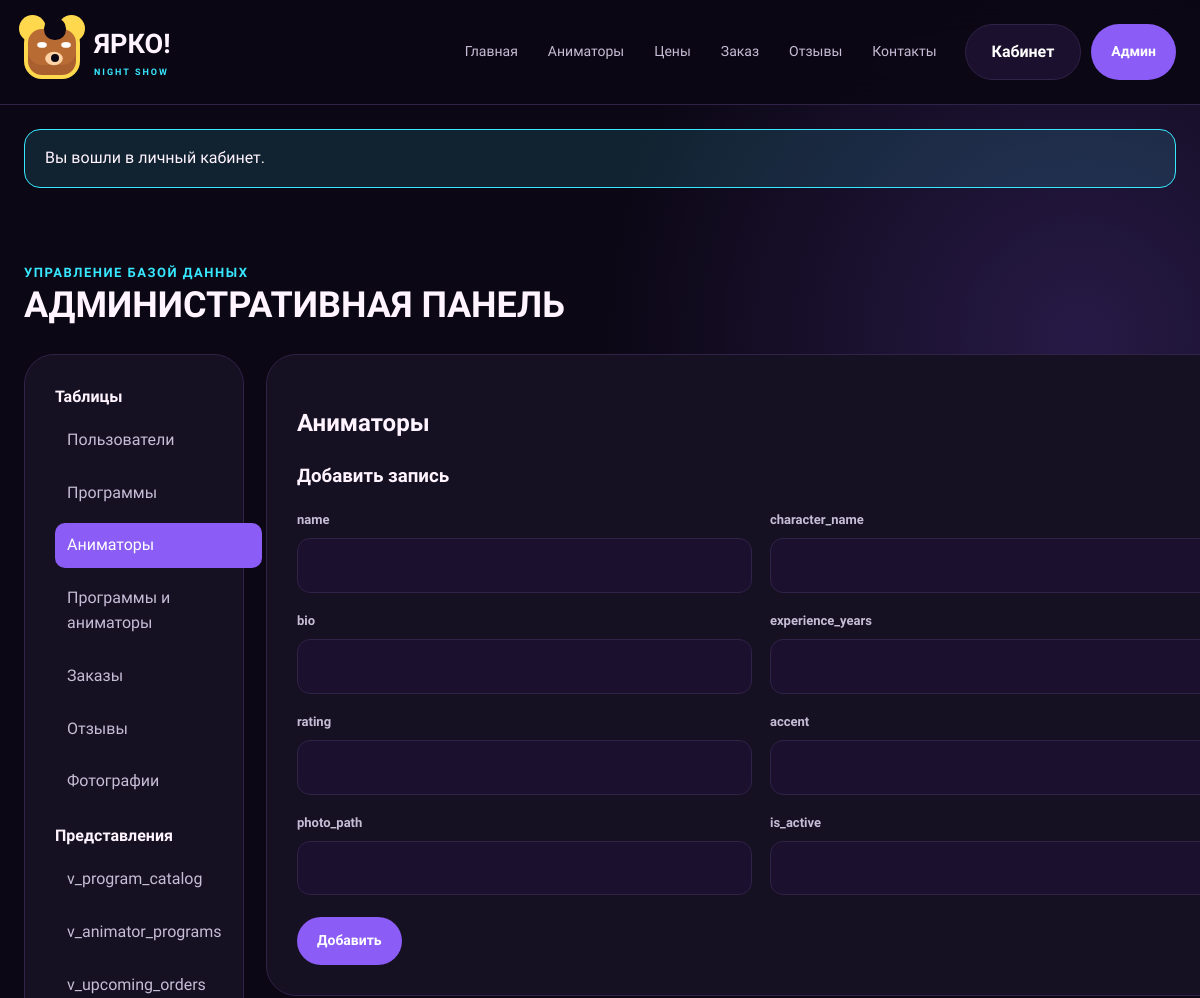
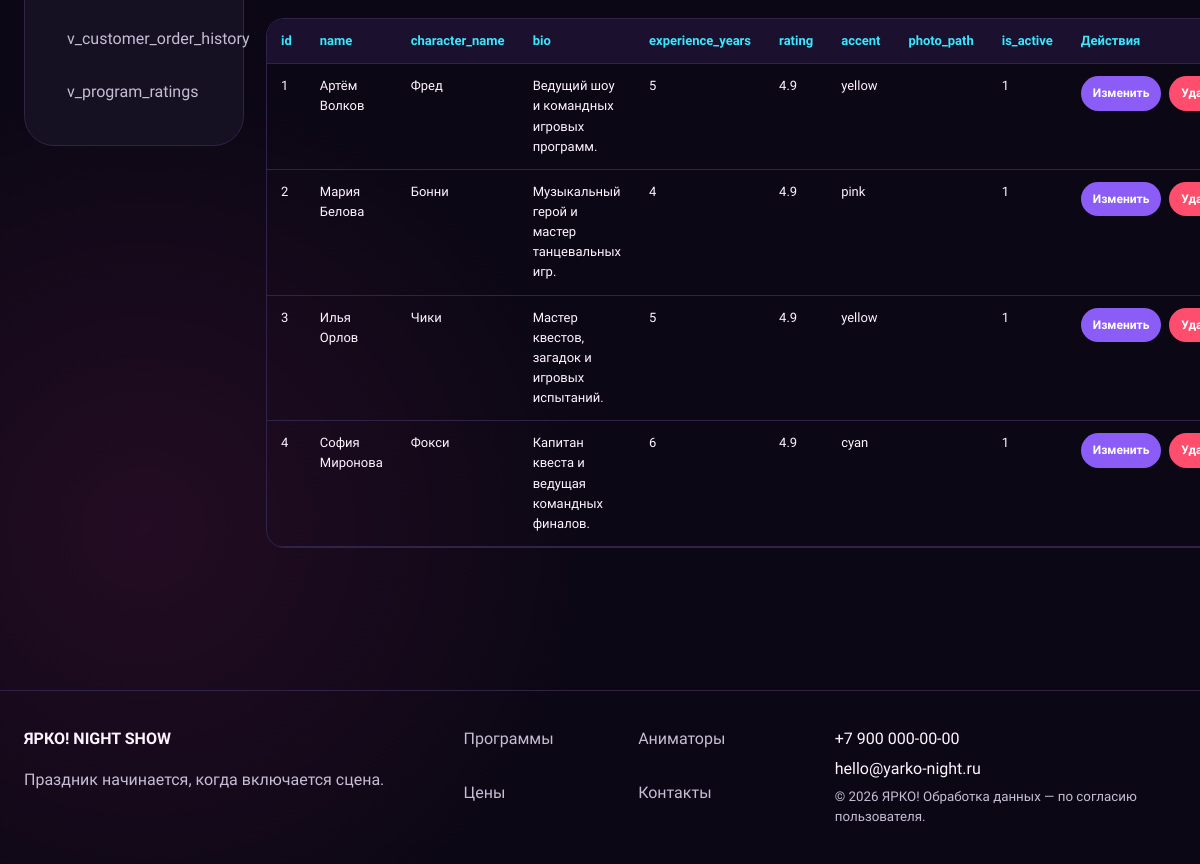
The app's page /admin.php?table=animators (signed in) with its own data (2 pictures, top to bottom).
### tables this page shows
CREATE TABLE animators (
  id INT UNSIGNED AUTO_INCREMENT PRIMARY KEY,
  name VARCHAR(100) NOT NULL,
  character_name VARCHAR(80) NOT NULL,
  bio TEXT NOT NULL,
  experience_years TINYINT UNSIGNED NOT NULL,
  rating DECIMAL(2,1) NOT NULL DEFAULT 5.0,
  accent ENUM('violet','pink','cyan','yellow') NOT NULL DEFAULT 'yellow',
  photo_path VARCHAR(255) NULL,
  is_active TINYINT(1) NOT NULL DEFAULT 1
);

### functions.php (called while the page is built, shortened)
<?php
function e(mixed $value): string
{
    return htmlspecialchars((string)$value, ENT_QUOTES | ENT_SUBSTITUTE, 'UTF-8');
}

### admin.php (the view, shortened to what this page needs)
<?php
require_once __DIR__ . '/functions.php';
$admin=require_admin();$pdo=db();$pageTitle='Административная панель';$active='admin';
$tables=[
 'users'=>['label'=>'Пользователи','pk'=>'id','fields'=>['name','phone','email','role']],
 'programs'=>['label'=>'Программы','pk'=>'id','fields'=>['name','slug','summary','description','age_group','duration_minutes','heroes_count','price','accent','is_active']],
 'animators'=>['label'=>'Аниматоры','pk'=>'id','fields'=>['name','character_name','bio','experience_years','rating','accent','photo_path','is_active']],
 'program_animators'=>['label'=>'Программы и аниматоры','pk'=>null,'fields'=>['program_id','animator_id']],
 'orders'=>['label'=>'Заказы','pk'=>'id','fields'=>['user_id','program_id','animator_id','customer_name','phone','email','event_date','event_time','address','children_age','children_count','comment','total_price','status']],
 'reviews'=>['label'=>'Отзывы','pk'=>'id','fields'=>['user_id','order_id','rating','title','body','event_date','is_published']],
 'photos'=>['label'=>'Фотографии','pk'=>'id','fields'=>['user_id','order_id','file_name','original_name','mime_type']],
];
$views=['v_program_catalog','v_animator_programs','v_upcoming_orders','v_customer_order_history','v_program_ratings'];
$section=(string)($_GET['table']??'users');if(!isset($tables[$section])&&!in_array($section,$views,true))$section='users';
$rows=[];$columns=[];$editing=null;
if($pdo){$rows=$pdo->query("SELECT * FROM `$section` LIMIT 100")->fetchAll();if($rows)$columns=array_keys($rows[0]);elseif(isset($tables[$section]))$columns=array_merge($tables[$section]['pk']?[$tables[$section]['pk']]:[],$tables[$section]['fields']);if(isset($_GET['edit'])&&isset($tables[$section])&&$tables[$section]['pk']){$s=$pdo->prepare("SELECT * FROM `$section` WHERE `{$tables[$section]['pk']}`=?");$s->execute([(int)$_GET['edit']]);$editing=$s->fetch();}elseif($section==='program_animators'&&isset($_GET['program_id'],$_GET['animator_id'])){$s=$pdo->prepare('SELECT * FROM program_animators WHERE program_id=? AND animator_id=?');$s->execute([(int)$_GET['program_id'],(int)$_GET['animator_id']]);$editing=$s->fetch();}}
require __DIR__ . '/partials/header.php';
?>
<section class="section"><div class="container"><span class="eyebrow">Управление базой данных</span><h1 class="section-title">АДМИНИСТРАТИВНАЯ ПАНЕЛЬ</h1><div class="admin-layout" style="margin-top:28px"><nav class="panel admin-nav"><b>Таблицы</b><?php foreach($tables as $name=>$config): ?><a class="<?= $section===$name?'is-active':'' ?>" href="admin.php?table=<?= e($name) ?>"><?= e($config['label']) ?></a><?php endforeach; ?><b style="margin-top:12px">Представления</b><?php foreach($views as $name): ?><a class="<?= $section===$name?'is-active':'' ?>" href="admin.php?table=<?= e($name) ?>"><?= e($name) ?></a><?php endforeach; ?></nav><div><div class="panel"><h2><?= e($tables[$section]['label']??$section) ?></h2><?php if(isset($tables[$section])&&$pdo): ?><form method="post"><h3><?= $editing?'Изменить запись':'Добавить запись' ?></h3><div class="form-grid"><?php foreach($tables[$section]['fields'] as $field): ?><div class="field"><label><?= e($field) ?></label><input name="<?= e($field) ?>" value="<?= e((string)($editing[$field]??'')) ?>" <?= in_array($field,['name','email','program_id','animator_id','customer_name'],true)?'required':'' ?>></div><?php endforeach; ?></div><div class="form-actions"><button class="button button--small"><?= $editing?'Сохранить':'Добавить' ?></button></div></form><?php endif; ?></div><div class="table-wrap" style="margin-top:20px"><table class="data-table"><thead><tr><?php foreach($columns as $column): ?><th><?= e($column) ?></th><?php endforeach; ?><?php if(isset($tables[$section])): ?><th>Действия</th><?php endif; ?></tr></thead><tbody><?php foreach($rows as $row): ?><tr><?php foreach($columns as $column): ?><td><?= e(mb_strimwidth((string)($row[$column]??''),0,80,'…')) ?></td><?php endforeach; ?><?php if(isset($tables[$section])): ?><td><div class="actions"><?php if($tables[$section]['pk']): ?><a class="button button--small" href="admin.php?table=<?= e($section) ?>&edit=<?= (int)$row[$tables[$section]['pk']] ?>">Изменить</a><?php else: ?><a class="button button--small" href="admin.php?table=program_animators&program_id=<?= (int)$row['program_id'] ?>&animator_id=<?= (int)$row['animator_id'] ?>">Изменить</a><?php endif; ?><form method="post"><button class="button button--danger" data-confirm="Удалить запись?">Удалить</button></form></div></td><?php endif; ?></tr><?php endforeach; ?></tbody></table></div></div></div></div></section>
<?php require __DIR__ . '/partials/footer.php'; ?>

### assets/css/style.css (style rules this page uses)
:root { --bg:#0b0714;--surface:#151022;--surface2:#1b102d;--line:#312248;--white:#fff4ff;--muted:#c6bdd6;--violet:#8b5cf6;--pink:#ff3cac;--cyan:#38e8ff;--yellow:#ffd84d;--red:#ff4d6d;--radius:28px;--shadow:0 24px 80px rgba(82,40,150,.28) }
* { box-sizing:border-box }
html { scroll-behavior:smooth }
body { margin:0;background:var(--bg);color:var(--white);font-family:Onest,Arial,sans-serif;line-height:1.55;background-image:radial-gradient(circle at 90% 18%,rgba(139,92,246,.22),transparent 26%),radial-gradient(circle at 12% 82%,rgba(255,60,172,.10),transparent 25%) }
a { color:inherit;text-decoration:none }
button,input,select,textarea { font:inherit }
.container { width:min(1320px,calc(100% - 48px));margin:auto }
.button { display:inline-flex;justify-content:center;align-items:center;border:0;border-radius:999px;padding:15px 26px;background:var(--violet);color:#fff;font-weight:700;cursor:pointer;transition:.2s transform,.2s filter }
.button--small { padding:13px 20px;font-size:14px }
.button--danger { background:var(--red) }
.section { padding:72px 0 }
.eyebrow { color:var(--cyan);font-weight:800;font-size:13px;text-transform:uppercase;letter-spacing:1.5px }
.section-title { font-family:Unbounded,sans-serif;font-size:clamp(28px,3vw,44px);line-height:1.15;margin:0 0 14px }
.panel { background:var(--surface);border:1px solid var(--line);border-radius:30px;padding:30px }
.form-grid { display:grid;grid-template-columns:repeat(2,1fr);gap:18px }
.field { display:flex;flex-direction:column;gap:8px }
.field label { font-size:13px;color:var(--muted);font-weight:600 }
.field input,.field select,.field textarea { width:100%;border:1px solid var(--line);border-radius:13px;padding:14px 15px;background:var(--surface2);color:var(--white);outline:none }
.form-actions { margin-top:22px }
.admin-layout { display:grid;grid-template-columns:220px 1fr;gap:22px }
.admin-nav { position:sticky;top:126px;align-self:start;display:grid;gap:8px }
.admin-nav a { padding:10px 12px;border-radius:10px;color:var(--muted) }
.admin-nav a.is-active { background:var(--violet);color:#fff }
.table-wrap { overflow:auto;border:1px solid var(--line);border-radius:18px }
.data-table { width:100%;border-collapse:collapse;min-width:760px }
.data-table th,.data-table td { padding:12px 14px;border-bottom:1px solid var(--line);text-align:left;font-size:13px;vertical-align:top }
.data-table th { background:var(--surface2);color:var(--cyan) }
.actions { display:flex;gap:8px }
.actions .button { padding:8px 12px;font-size:12px }
html,body { overflow-x:hidden }

### records on screen
animators: id "1", name "Артём Волков", character_name "Фред", bio "Ведущий шоу и командных игровых программ.", experience_years "5", rating "4.9", accent "yellow", is_active "1"
animators: id "2", name "Мария Белова", character_name "Бонни", bio "Музыкальный герой и мастер танцевальных игр.", experience_years "4", rating "4.9", accent "pink", is_active "1"
animators: id "3", name "Илья Орлов", character_name "Чики", bio "Мастер квестов, загадок и игровых испытаний.", experience_years "5", rating "4.9", accent "yellow", is_active "1"
animators: id "4", name "София Миронова", character_name "Фокси", bio "Капитан квеста и ведущая командных финалов.", experience_years "6", rating "4.9", accent "cyan", is_active "1"

### other values on screen
$item['message'] "Вы вошли в личный кабинет."
$config['label'] "Пользователи"
$config['label'] "Программы"
$config['label'] "Аниматоры"
$config['label'] "Программы и аниматоры"
$config['label'] "Заказы"
$config['label'] "Отзывы"
$config['label'] "Фотографии"
$name "v_program_catalog"
$name "v_animator_programs"
$name "v_upcoming_orders"
$name "v_customer_order_history"
$name "v_program_ratings"
$tables[$section]['label'] "Аниматоры"
$field "name"
